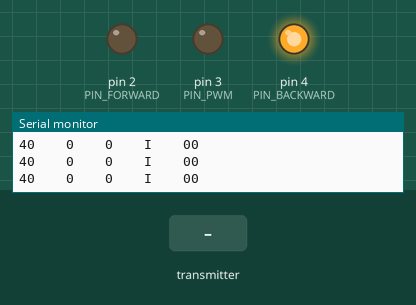
Recording of a sketch running on a simulated Arduino Uno, built with avr-gcc and run on an emulated ATmega328P. Shown: output pins drawn as LEDs (lit = HIGH), the last lines printed to the serial monitor. The test bench sets the inputs (shaded band). No radio packets arrive unless stated.

Above: at 1.2 s.
1.3 s: the transmitter starts sending ly = 256
At 1.9 s:
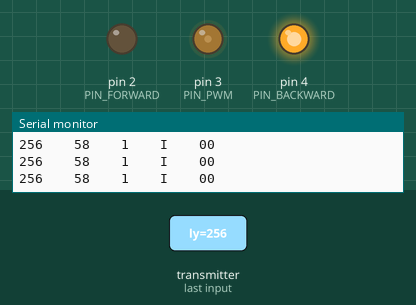
2.8 s: the transmitter starts sending ly = 512
At 3.8 s:
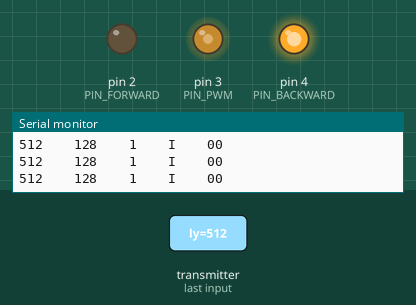
4.3 s: the transmitter starts sending ly = 1023
At 5.5 s:
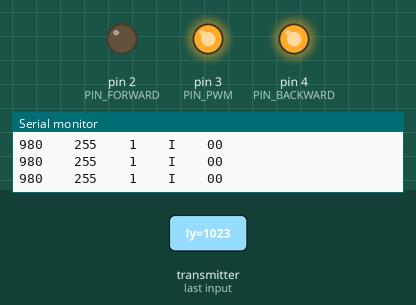
11.8 s: the transmitter starts sending ly = 0
At 12.9 s:
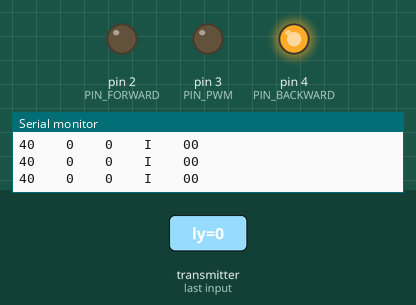
Timing chart, 0 to 14.8 s (numbered marks = the images above; inputs shaded):
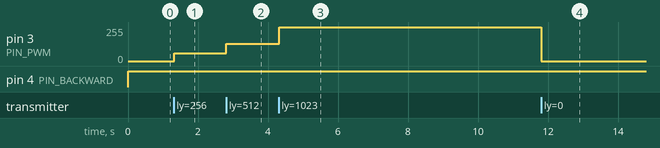

Measured:
- after the input at 1.3 s, pin 3 (PIN_PWM): 0/255 → 58/255 at once
- after the input at 2.8 s, pin 3 (PIN_PWM): 58/255 → 128/255 at once
- after the input at 4.3 s, pin 3 (PIN_PWM): 128/255 → 255/255 at once
- after the input at 11.8 s, pin 3 (PIN_PWM): 255/255 → 0/255 at once

The sketch:

receiver.ino
```cpp
#include <nRF24L01.h>
#include <RF24.h>

bool debug = false;

#define PIN_CE 7
#define PIN_CSN 8

//asdasd

#define PIN_FORWARD 2
#define PIN_BACKWARD 4
#define PIN_PWM 3

int pwm = 0;
bool direction;
bool lock = true;

RF24 radio(PIN_CE, PIN_CSN); // CE, CSN

const byte address[6] = "00100";

//Datenpaket
struct Data_Package {
  int lx = 0;
  int ly = 0;
  bool lz = 0;

  int rx = 0;
  int ry = 0;
  bool rz = 0;
};
Data_Package data;

void setup() {
  Serial.begin(9600);
  Serial.println("Setup - Start");

  //Initialize Radio Communication
  bool init_status = radio.begin();
  Serial.print("Radio Initialization: ");
  Serial.println(init_status ? "Success" : "Failed");

  radio.openReadingPipe(0, address);
  radio.setPALevel(RF24_PA_MAX);
  radio.startListening();

  pinMode(PIN_FORWARD, OUTPUT);
  pinMode(PIN_BACKWARD, OUTPUT);
  pinMode(PIN_PWM, OUTPUT);

  Serial.println("Setup - End");
}

void loop() {


  if (radio.available()) {
    radio.read(&data, sizeof(Data_Package));
  }


  //LY
  data.ly = constrain(data.ly, 40, 980);
  pwm = map(data.ly, 40, 980, 0, 255);
  if (pwm == 0) {
    lock = false;
  } else {
    lock = true;
  }
  analogWrite(PIN_PWM, pwm);

  //RY
  if (!lock) {
    if (data.ry > 800) {
      direction = true;
      digitalWrite(PIN_BACKWARD, !direction);
      digitalWrite(PIN_FORWARD, direction);
    } else if (data.ry < 100) {
      direction = false;
      digitalWrite(PIN_FORWARD, direction);
      digitalWrite(PIN_BACKWARD, !direction);
    }
  }


  Serial.print(data.ly);
  Serial.print("    ");
  Serial.print(pwm);
  Serial.print("    ");
  Serial.print(lock);
  Serial.print("    I    ");
  Serial.print(data.ry);
  Serial.println(direction);

  if (debug == true) {
    Serial.print(" lx:");
    Serial.print(data.lx);
    Serial.print(" ly:");
    Serial.print(data.ly);
    Serial.print(" lz:");
    Serial.print(data.lz);
    Serial.print(" rx:");
    Serial.print(data.rx);
    Serial.print(" ry:");
    Serial.print(data.ry);
    Serial.print(" rz:");
    Serial.print(data.rz);
    Serial.println();
  }

  // digitalWrite(PIN_BACKWARD, 1);
  // delay(500);
  // digitalWrite(PIN_BACKWARD, 0);
  // delay(500);
  // digitalWrite(PIN_FORWARD, 1);
  // delay(500);
  // digitalWrite(PIN_FORWARD, 0);
  // delay(500);

  // for(int i = 0; i <= 255; i++) {
  //
  //   Serial.println(i);
  //   delay(10);
  // }

  //   for(int i = 255; i >= 0; i--) {
  //   analogWrite(PIN_PWM, i);
  //   Serial.println(i);
  //   delay(10);
  // }
}
```
